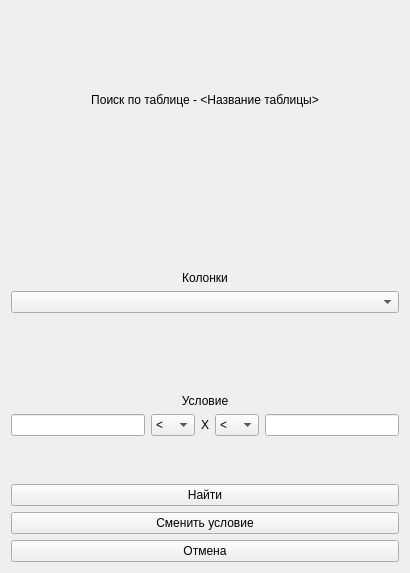
<?xml version="1.0" encoding="UTF-8"?>
<ui version="4.0">
 <class>Search</class>
 <widget class="QWidget" name="Search">
  <property name="geometry">
   <rect>
    <x>0</x>
    <y>0</y>
    <width>410</width>
    <height>573</height>
   </rect>
  </property>
  <property name="windowTitle">
   <string>Form</string>
  </property>
  <layout class="QVBoxLayout" name="verticalLayout_2" stretch="20,2,0">
   <item>
    <layout class="QVBoxLayout" name="verticalLayout_selectProperties" stretch="2,1,2,1,2">
     <item>
      <layout class="QHBoxLayout" name="horizontalLayout_4">
       <item>
        <widget class="QLabel" name="label_table">
         <property name="sizePolicy">
          <sizepolicy hsizetype="Preferred" vsizetype="Expanding">
           <horstretch>0</horstretch>
           <verstretch>0</verstretch>
          </sizepolicy>
         </property>
         <property name="text">
          <string>Поиск по таблице - &lt;Название таблицы&gt;</string>
         </property>
         <property name="alignment">
          <set>Qt::AlignCenter</set>
         </property>
        </widget>
       </item>
      </layout>
     </item>
     <item>
      <widget class="QLabel" name="label_columns">
       <property name="sizePolicy">
        <sizepolicy hsizetype="Preferred" vsizetype="Expanding">
         <horstretch>0</horstretch>
         <verstretch>0</verstretch>
        </sizepolicy>
       </property>
       <property name="text">
        <string>Колонки</string>
       </property>
       <property name="alignment">
        <set>Qt::AlignBottom|Qt::AlignHCenter</set>
       </property>
      </widget>
     </item>
     <item>
      <widget class="QComboBox" name="comboBox_columns"/>
     </item>
     <item>
      <widget class="QLabel" name="label_condition">
       <property name="sizePolicy">
        <sizepolicy hsizetype="Preferred" vsizetype="Expanding">
         <horstretch>0</horstretch>
         <verstretch>0</verstretch>
        </sizepolicy>
       </property>
       <property name="text">
        <string>Условие</string>
       </property>
       <property name="alignment">
        <set>Qt::AlignBottom|Qt::AlignHCenter</set>
       </property>
      </widget>
     </item>
     <item>
      <layout class="QHBoxLayout" name="horizontalLayout_selectCondition">
       <item>
        <widget class="QLineEdit" name="lineEdit_condition1"/>
       </item>
       <item>
        <widget class="QComboBox" name="comboBox_condition1">
         <item>
          <property name="text">
           <string>&lt;</string>
          </property>
         </item>
         <item>
          <property name="text">
           <string>&gt;</string>
          </property>
         </item>
         <item>
          <property name="text">
           <string>&lt;=</string>
          </property>
         </item>
         <item>
          <property name="text">
           <string>&gt;=</string>
          </property>
         </item>
         <item>
          <property name="text">
           <string>=</string>
          </property>
         </item>
        </widget>
       </item>
       <item>
        <widget class="QLabel" name="label_x">
         <property name="text">
          <string>X</string>
         </property>
        </widget>
       </item>
       <item>
        <widget class="QComboBox" name="comboBox_condition2">
         <item>
          <property name="text">
           <string>&lt;</string>
          </property>
         </item>
         <item>
          <property name="text">
           <string>&gt;</string>
          </property>
         </item>
         <item>
          <property name="text">
           <string>&lt;=</string>
          </property>
         </item>
         <item>
          <property name="text">
           <string>&gt;=</string>
          </property>
         </item>
         <item>
          <property name="text">
           <string>=</string>
          </property>
         </item>
        </widget>
       </item>
       <item>
        <widget class="QLineEdit" name="lineEdit_condition2"/>
       </item>
      </layout>
     </item>
    </layout>
   </item>
   <item>
    <spacer name="verticalSpacer">
     <property name="orientation">
      <enum>Qt::Vertical</enum>
     </property>
     <property name="sizeHint" stdset="0">
      <size>
       <width>20</width>
       <height>40</height>
      </size>
     </property>
    </spacer>
   </item>
   <item>
    <layout class="QVBoxLayout" name="verticalLayout_btns">
     <item>
      <widget class="QPushButton" name="pushButton_search">
       <property name="sizePolicy">
        <sizepolicy hsizetype="Preferred" vsizetype="Expanding">
         <horstretch>0</horstretch>
         <verstretch>0</verstretch>
        </sizepolicy>
       </property>
       <property name="text">
        <string>Найти</string>
       </property>
      </widget>
     </item>
     <item>
      <widget class="QPushButton" name="pushButton_switchCondition">
       <property name="sizePolicy">
        <sizepolicy hsizetype="Minimum" vsizetype="Expanding">
         <horstretch>0</horstretch>
         <verstretch>0</verstretch>
        </sizepolicy>
       </property>
       <property name="text">
        <string>Сменить условие</string>
       </property>
      </widget>
     </item>
     <item>
      <widget class="QPushButton" name="pushButton_cancel">
       <property name="sizePolicy">
        <sizepolicy hsizetype="Minimum" vsizetype="Expanding">
         <horstretch>0</horstretch>
         <verstretch>0</verstretch>
        </sizepolicy>
       </property>
       <property name="text">
        <string>Отмена</string>
       </property>
      </widget>
     </item>
    </layout>
   </item>
  </layout>
 </widget>
 <resources/>
 <connections/>
</ui>
